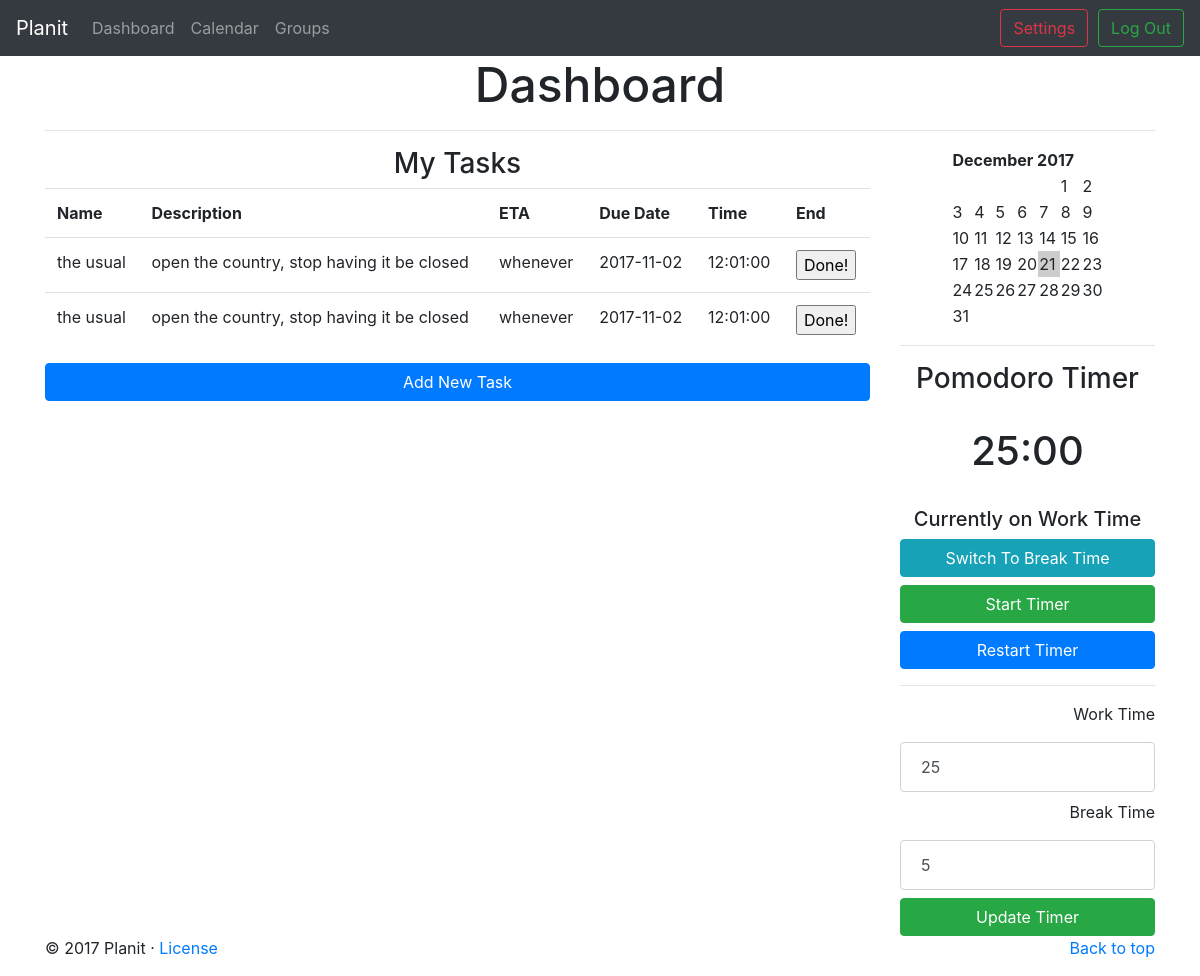
The page /content/dashboard.php (signed in) on the database as committed earlier.
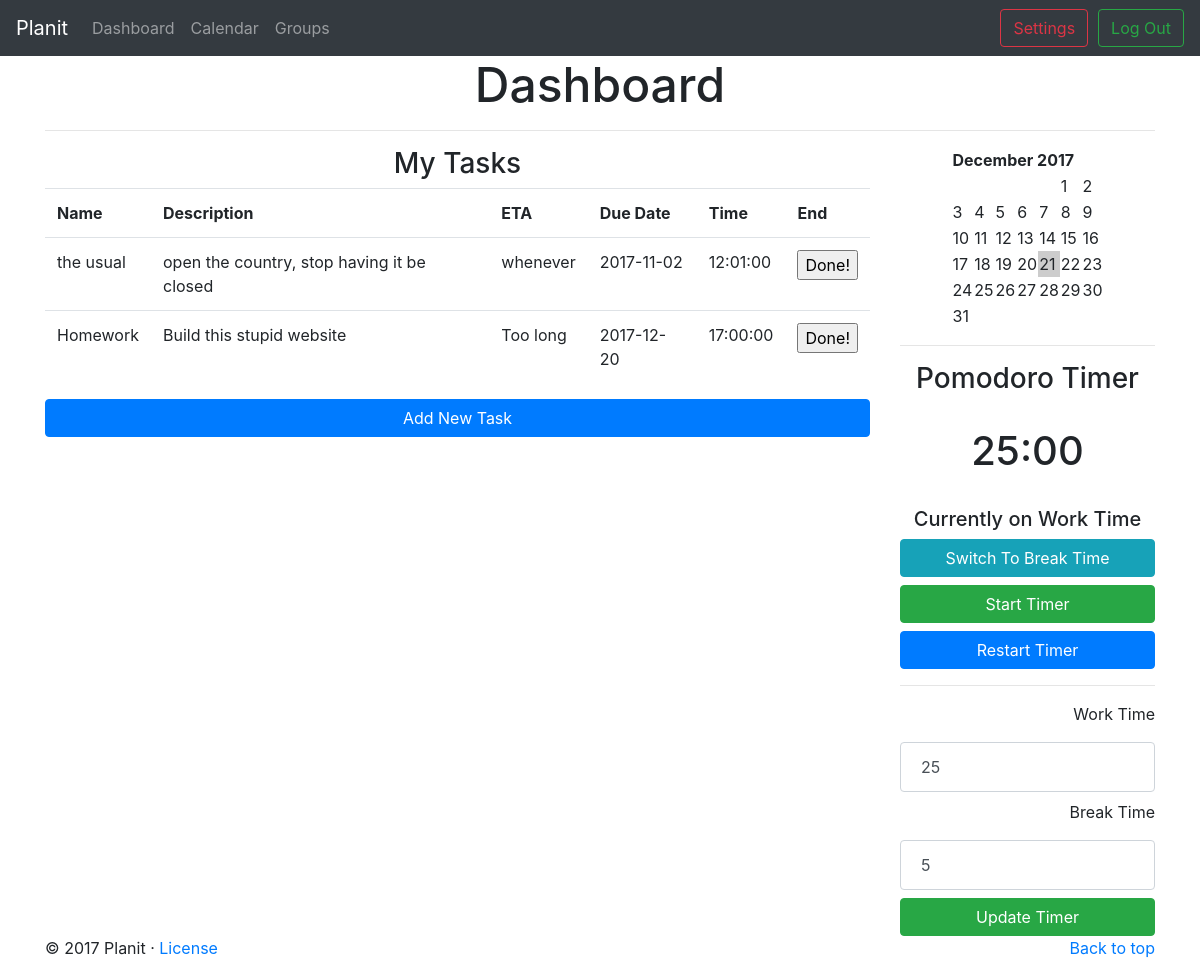
The same page on the database as committed later.
### tables this page shows
create table if not exists `tasks` (
	`task_id` integer auto_increment primary key,
	`username` char(40) references users(username),
	`task_name` varchar(40) not null,
	`deadline` datetime,
	`description` varchar(140),
	`ETA` varchar(40),
    `complete` tinyint(1) not null default 0
);

### php/load_data.php (the view, shortened to what this page needs)
<?php
    function tiny_calendar() {
        $now = getdate(time());
        $time = mktime(0,0,0, $now['mon'], 1, $now['year']);
        $date = getdate($time);
        $dayTotal = date('t', mktime(0,0,0,$date['mon'], 1,$date['year']));
        print '<table style="margin: 0px auto;"><tr><td colspan="7"><strong>' . $date['month'] . '</strong><strong>    ' . $date['year'] . '</strong></td></tr>';
        for ($i = 0; $i < 6; $i++) {
            print '<tr>';
            for ($j = 1; $j <= 7; $j++) {
                $dayNum = $j + $i*7 - $date['wday'];
                print '<td';
                if ($dayNum > 0 && $dayNum <= $dayTotal) {
                    print ($dayNum == $now['mday']) ? ' style="background: #ccc;">' : '>';
                    print $dayNum;
                }
                else {
                    print '>';
                }
                print '</td>';
            }
            print '</tr>';
            if ($dayNum >= $dayTotal && $i != 6)
                break;
        }
        print '</table>';
    }
    function load_tasks(&$db) {
        $query = "SELECT * FROM tasks WHERE username = '{$_SESSION['login_user']}'";
        $resultset = mysqli_query($db,$query);
        echo
            "<table class = \"table\">
             <tr>
                 <th>Name</th>
                 <th>Description</th>
                 <th>ETA</th>
                 <th>Due Date</th>
                 <th>Time</th>
                 <th>End</th>
             </tr>";
        while ($row = mysqli_fetch_array($resultset, MYSQLI_NUM)) {
            if($row[6] == 0){
                $dateString = explode(" ", $row[3]);
                echo
                    "<tr>
                         <td>$row[2]</td>
                         <td>$row[4]</td>
                         <td>$row[5]</td>
                         <td>$dateString[0]</td>
                         <td>$dateString[1]</td>
                         <td><input type=\"submit\" class=\"button\" name=\"$row[0]\" value=\"Done!\"/></td>
                     </tr>";
            }
        }
        echo "</table>";
    }
?>

Rows that differ between the two databases and show on the page:
no longer on this page (row edited): tasks: task_name "the usual", description "open the country, stop having it be closed", ETA "whenever", deadline "2017-11-02", deadline "12:01:00"
now on this page (row edited): tasks: task_name "Homework", description "Build this stupid website", ETA "Too long", deadline "2017-12-20", deadline "17:00:00"
